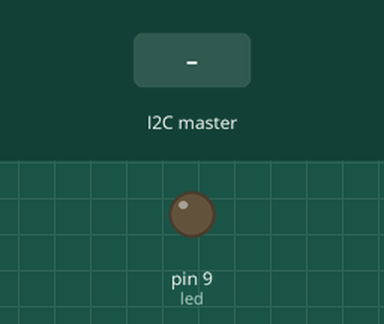
The sketch below on a simulated Arduino Uno, built with avr-gcc and run on an emulated ATmega328P. On the bench: output pins drawn as LEDs (lit = HIGH). The test bench sets the inputs (shaded band). What the sketch prints to the serial monitor is not drawn.

Above: at 1.2 s.
1.3 s: the I2C master sends the byte 90
At 2.3 s:
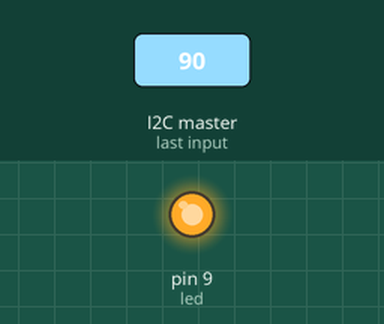
3.5 s: the I2C master sends the byte 1
At 5.0 s:
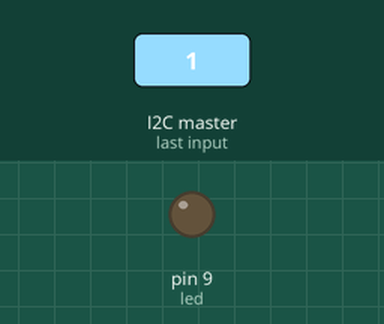
5.5 s: the I2C master sends the byte 200
At 6.6 s:
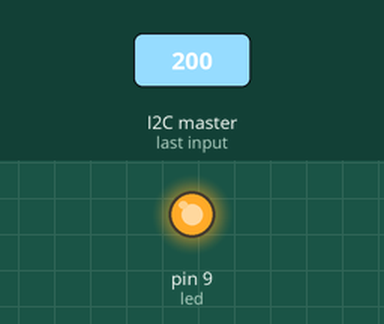
Timing chart, 0 to 8.5 s (numbered marks = the images above; inputs shaded):
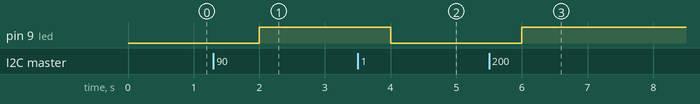

The sketch:

I2C.ino
```cpp
#include <Wire.h>
#define sv2 9
const int led = 9;

byte i = 0;
int x =0;
void setup() {
  Wire.begin(sv2);
  Wire.onReceive(receiveEvent);
  Serial.begin(9600);

  pinMode(led, OUTPUT);
  digitalWrite(led, LOW);
}

void loop() {
  if (x > 28) {
      digitalWrite(led, HIGH);
    } else {
      digitalWrite(led, LOW);
    }
  delay(1000);
}

void receiveEvent(int howMany) {
  x = Wire.read();
  Serial.print(x);
}
```

Measured:
- after the input at 1.3 s, pin 9 (led): LOW → HIGH after 0.70 s
- after the input at 3.5 s, pin 9 (led): HIGH → LOW after 0.50 s
- after the input at 5.5 s, pin 9 (led): LOW → HIGH after 0.50 s
